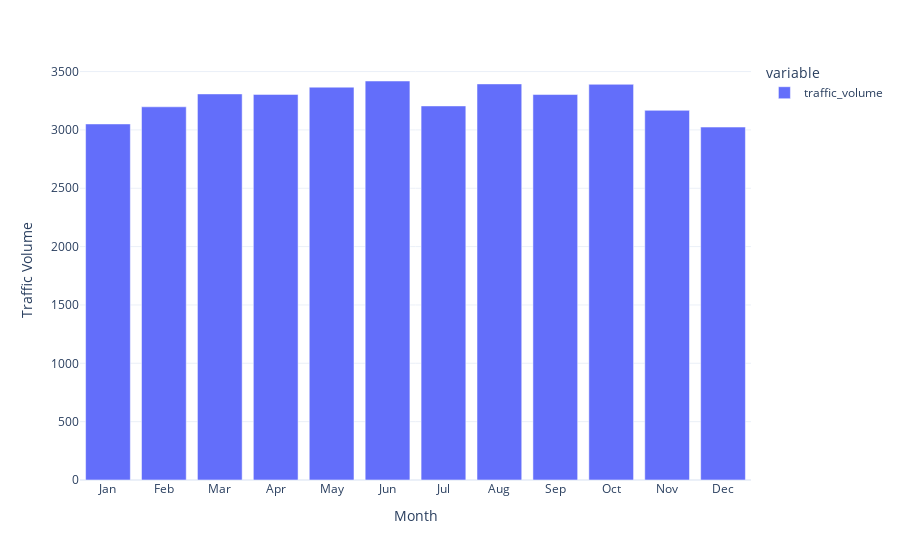

Write notebook code for a chart like this one.
### Code cell
fig = px.bar(df.groupby('month').traffic_volume.mean())
fig.update_layout(yaxis_title='Traffic Volume', xaxis_title='Month', 
                  xaxis={
                      'ticktext': ['Jan', 'Feb', 'Mar', 'Apr', 'May', 'Jun', 'Jul', 'Aug', 'Sep', 'Oct', 'Nov', 'Dec'],
                      'tickvals': np.arange(1, 13),
                      'tickmode': 'array'
                  })
fig.show()

### Figure 1 — Plotly figure (JSON) as saved in the notebook; plotly's stock layout.template omitted (floating-point values rounded to 4 significant figures)
{"data": [{"alignmentgroup": "True", "hovertemplate": "variable=traffic_volume<br>month=%{x}<br>value=%{y}<extra></extra>", "legendgroup": "traffic_volume", "marker": {"color": "#636efa", "pattern": {"shape": ""}}, "name": "traffic_volume", "offsetgroup": "traffic_volume", "orientation": "v", "showlegend": true, "textposition": "auto", "x": [1, 2, 3, 4, 5, 6, 7, 8, 9, 10, 11, 12], "xaxis": "x", "y": [3051.0, 3198.0, 3308.0, 3304.0, 3366.0, 3419.0, 3205.0, 3394.0, 3303.0, 3391.0, 3168.0, 3024.0], "yaxis": "y", "type": "bar"}], "layout": {"xaxis": {"anchor": "y", "domain": [0.0, 1.0], "title": {"text": "Month"}, "ticktext": ["Jan", "Feb", "Mar", "Apr", "May", "Jun", "Jul", "Aug", "Sep", "Oct", "Nov", "Dec"], "tickvals": [1, 2, 3, 4, 5, 6, 7, 8, 9, 10, 11, 12], "tickmode": "array"}, "yaxis": {"anchor": "x", "domain": [0.0, 1.0], "title": {"text": "Traffic Volume"}}, "legend": {"title": {"text": "variable"}, "tracegroupgap": 0}, "margin": {"t": 60}, "barmode": "relative"}}
